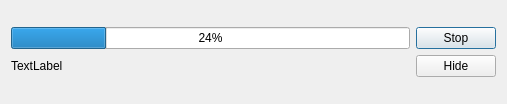
<?xml version="1.0" encoding="UTF-8"?>
<ui version="4.0">
 <class>CWizProgressDialog</class>
 <widget class="QDialog" name="CWizProgressDialog">
  <property name="geometry">
   <rect>
    <x>0</x>
    <y>0</y>
    <width>507</width>
    <height>104</height>
   </rect>
  </property>
  <property name="sizePolicy">
   <sizepolicy hsizetype="Fixed" vsizetype="Fixed">
    <horstretch>0</horstretch>
    <verstretch>0</verstretch>
   </sizepolicy>
  </property>
  <property name="windowTitle">
   <string>Processing progress</string>
  </property>
  <layout class="QVBoxLayout" name="verticalLayout_6">
   <item>
    <layout class="QHBoxLayout" name="horizontalLayout_2">
     <item>
      <layout class="QVBoxLayout" name="verticalLayout">
       <item>
        <widget class="QProgressBar" name="progressBar">
         <property name="value">
          <number>24</number>
         </property>
        </widget>
       </item>
       <item>
        <layout class="QHBoxLayout" name="horizontalLayout">
         <item>
          <widget class="QLabel" name="labelAction">
           <property name="sizePolicy">
            <sizepolicy hsizetype="Expanding" vsizetype="Preferred">
             <horstretch>0</horstretch>
             <verstretch>0</verstretch>
            </sizepolicy>
           </property>
           <property name="text">
            <string>TextLabel</string>
           </property>
          </widget>
         </item>
        </layout>
       </item>
      </layout>
     </item>
     <item>
      <layout class="QVBoxLayout" name="verticalLayout_2">
       <item>
        <widget class="QPushButton" name="btn_stop">
         <property name="text">
          <string>Stop</string>
         </property>
        </widget>
       </item>
       <item>
        <widget class="QPushButton" name="btn_hide">
         <property name="text">
          <string>Hide</string>
         </property>
        </widget>
       </item>
      </layout>
     </item>
    </layout>
   </item>
  </layout>
 </widget>
 <resources/>
 <connections/>
</ui>
